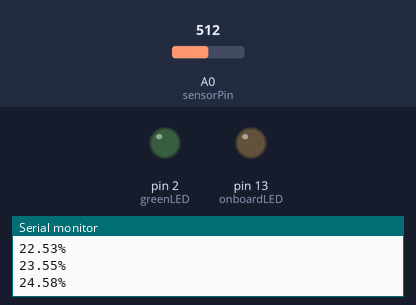
This sketch was run on a simulated Arduino Uno, built with avr-gcc and run on an emulated ATmega328P. Shown: output pins drawn as LEDs (lit = HIGH), the last lines printed to the serial monitor. Inputs (shaded band) come from the test bench; at power-on: A0 (sensorPin) = 512.

Above: at 1.2 s.
1.3 s: A0 (sensorPin) set to 606
4.3 s: A0 (sensorPin) set to 637
At 5.4 s:
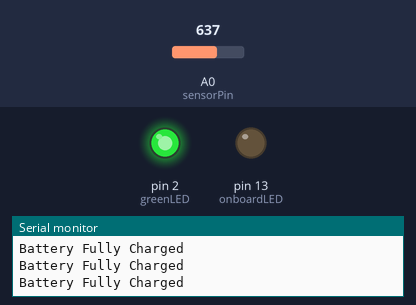
Timing chart, 0 to 7.3 s (numbered marks = the images above; inputs shaded):
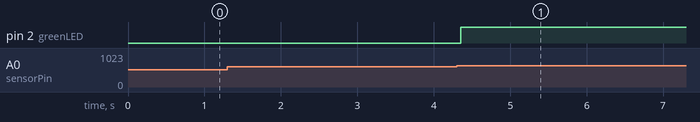

Measured:
- the behaviour switches between 621 and 622 on A0 (sensorPin) (found by bisection; images 0 and 1)

The sketch:

week_2__Day__7.ino
```cpp
int sensorPin = A0;
int onboardLED = 13;
int greenLED = 2;
int sensorValue = 0;
unsigned int batteryCapacity = 50000;
unsigned int batteryLevel = 0;

void PrintBatteryPercentage() {
  Serial.print(((double)batteryLevel / (double)batteryCapacity)*100);
  Serial.println("%");
  pinMode (greenLED, OUTPUT);
}

void setup() {
  // put your setup code here, to run once:
  pinMode(onboardLED, OUTPUT);
  Serial.begin(9600);
}

void loop() {
  // put your main code here, to run repeatedly:
  sensorValue = analogRead(sensorPin);
  batteryLevel += sensorValue; // adding sensor value to batter level
  if(batteryLevel >= batteryCapacity) {
    Serial.println("Battery Fully Charged");
    digitalWrite(greenLED, HIGH);
    batteryLevel = batteryCapacity;
  }
  else{
    PrintBatteryPercentage();
    digitalWrite(greenLED, LOW);
  }

  delay(50);
}
```
